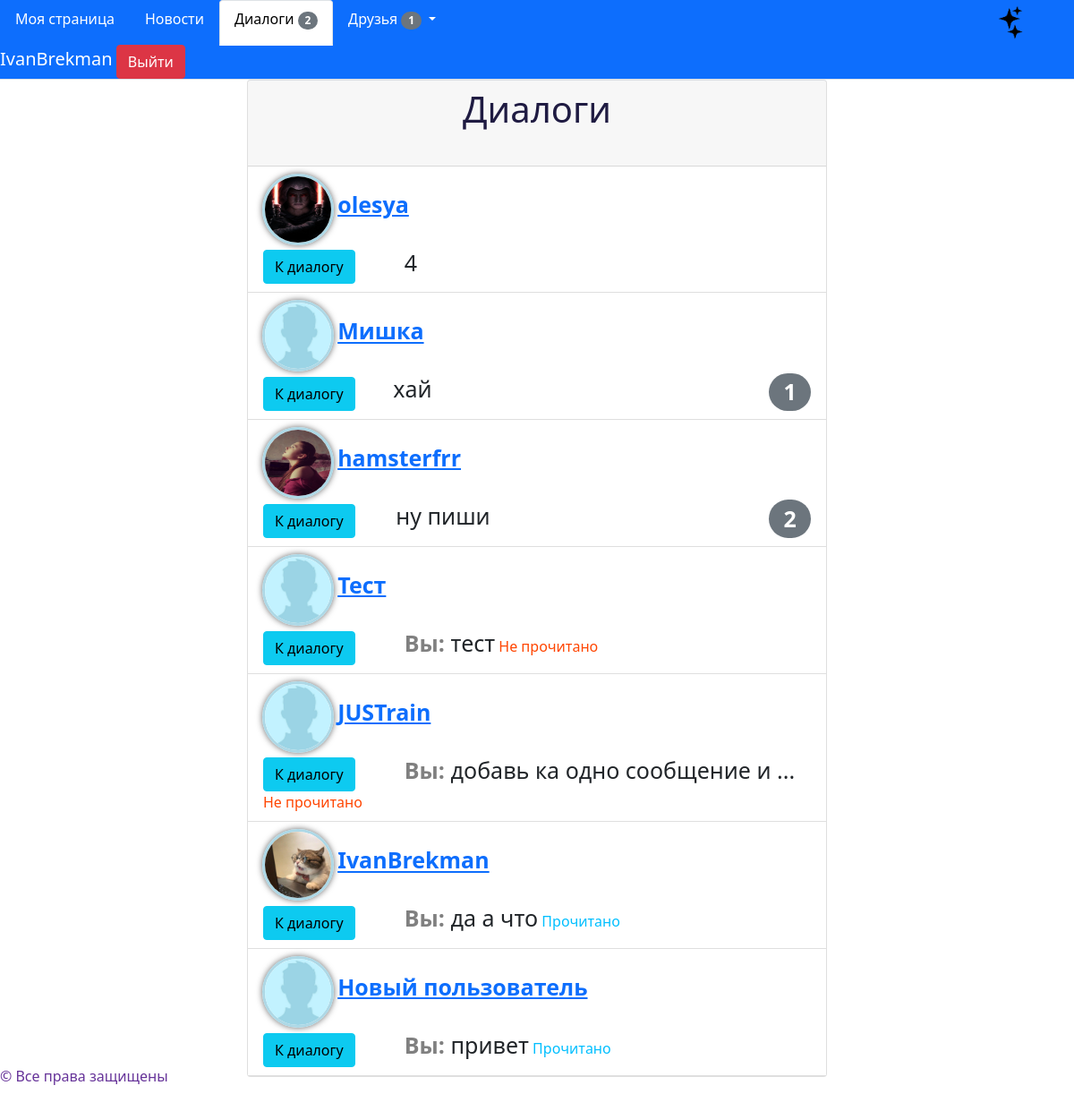
/dialogs/1 (signed in), run on the app's committed database.
### data/models/user.py (models this page shows, shortened)
class User(SqlAlchemyBase, UserMixin, SerializerMixin):
    __tablename__ = 'users'
    id = sqlalchemy.Column(sqlalchemy.Integer, primary_key=True, autoincrement=True)
    nickname = sqlalchemy.Column(sqlalchemy.String, nullable=False)
    email = sqlalchemy.Column(sqlalchemy.String, nullable=False, unique=True)
    img = sqlalchemy.Column(sqlalchemy.String, default='default')
    status = sqlalchemy.Column(sqlalchemy.String, default='Не указано')
    sex = sqlalchemy.Column(sqlalchemy.String, default='Не указано')
    education = sqlalchemy.Column(sqlalchemy.String, default='Не указано')
    marital_status = sqlalchemy.Column(sqlalchemy.String, default='Не указано')
    birthday = sqlalchemy.Column(sqlalchemy.DateTime, default=dt.datetime(1800, 1, 1))
    about_me = sqlalchemy.Column(sqlalchemy.String, default='Не указано')
    password = sqlalchemy.Column(sqlalchemy.String, nullable=False)
    create_date = sqlalchemy.Column(sqlalchemy.DateTime, default=dt.datetime.utcnow)
    last_seen = sqlalchemy.Column(sqlalchemy.DateTime, default=dt.datetime.utcnow)
    posts = orm.relation("Post", back_populates="user", order_by='desc(Post.create_date)',
                         lazy='subquery')
    rates = orm.relation("PostRate", back_populates="user", lazy='subquery')
    _subscribers = orm.relationship("FriendshipOffer", back_populates='user_to', lazy='dynamic',
                                    primaryjoin='User.id == FriendshipOffer.id_to')
    _offers = orm.relationship('FriendshipOffer', back_populates='user_from', lazy='dynamic',
                               primaryjoin='User.id == FriendshipOffer.id_from')
    _friends = orm.relationship('Friend', lazy='dynamic',
                                primaryjoin='or_(User.id == Friend.id1, User.id == Friend.id2)')
    _unanswered_ss = orm.relationship("FriendshipOffer", back_populates='user_to', lazy='subquery',
                                      primaryjoin='User.id == FriendshipOffer.id_to and not '
                                                  'FriendshipOffer.is_answered')
    dialogs = orm.relationship('Dialog', lazy='subquery',
                               primaryjoin='or_(User.id == Dialog.id1, User.id == Dialog.id2)')
    messages = orm.relationship('Message', back_populates='user_to', lazy='subquery',
                                primaryjoin='User.id == Message.id_to')
    notifications = orm.relationship('Notification', back_populates='user', lazy='dynamic')
    def unanswered_subscribers(self):
        return [offer for offer in self._unanswered_ss if not offer.is_answered]
    def unread_dialogs(self):
        dialogs = {}
        for mes in [message for message in self.messages if not message.is_read]:
            if dialogs.get(mes.id_from):
                dialogs.get(mes.id_from).append(mes)
            else:
                dialogs[mes.id_from] = [mes]
        return dialogs

### data/models/dialogs.py (models this page shows, shortened)
class Dialog(SqlAlchemyBase, SerializerMixin):
    __tablename__ = 'dialogs'
    id = sqlalchemy.Column(sqlalchemy.Integer, primary_key=True, autoincrement=True)
    id1 = sqlalchemy.Column(sqlalchemy.Integer, sqlalchemy.ForeignKey('users.id'))
    user1 = orm.relationship('User', foreign_keys=[id1], lazy='subquery')
    id2 = sqlalchemy.Column(sqlalchemy.Integer, sqlalchemy.ForeignKey('users.id'))
    user2 = orm.relationship('User', foreign_keys=[id2], lazy='subquery')
    messages = orm.relationship('Message', back_populates='dialog', order_by='Message.send_date',
                                lazy='dynamic')
    def unread_messages_amount(self, id_from):
        unw = filter(lambda message: message.id_from != id_from and not message.is_read,
                     self.messages)
        return sum(1 for _ in unw)

class Message(SqlAlchemyBase, SerializerMixin):
    __tablename__ = 'messages'
    id = sqlalchemy.Column(sqlalchemy.Integer, primary_key=True, autoincrement=True)
    dialog_id = sqlalchemy.Column(sqlalchemy.Integer, sqlalchemy.ForeignKey('dialogs.id'))
    dialog = orm.relationship('Dialog')
    id_from = sqlalchemy.Column(sqlalchemy.Integer, sqlalchemy.ForeignKey('users.id'))
    user_from = orm.relationship('User', foreign_keys=[id_from], lazy='subquery')
    id_to = sqlalchemy.Column(sqlalchemy.Integer, sqlalchemy.ForeignKey('users.id'))
    user_to = orm.relationship('User', foreign_keys=[id_to], lazy='subquery')
    content = sqlalchemy.Column(sqlalchemy.String, nullable=False)
    send_date = sqlalchemy.Column(sqlalchemy.DateTime, default=dt.datetime.utcnow)
    is_read = sqlalchemy.Column(sqlalchemy.Boolean, default=False)
    def get_abbreviated_message(self, length):
        if len(self.content) > length:
            return self.content[:length - 3] + '...'
        return self.content

### main.py (the view)
@app.route('/dialogs/<int:user_id>')
@login_required
def user_dialogs(user_id):
    session = db_session.create_session()
    user = get_user(session, user_id, check_auth=False)
    data = {dialog: dialog.messages[-1] for dialog in user.dialogs if list(dialog.messages)}
    data = {dialog: data[dialog] for dialog in
            sorted(data, key=lambda d: data[d].send_date, reverse=True)}
    return render_template('dialogs.html', title='Диалоги', data=data, sender=current_user)

### data/db_session.py (called while the page is built)
def create_session() -> Session:
    global __factory
    assert isinstance(__factory, orm.sessionmaker), f"Wrong type of __factory. Excepted " \
                                                    f"orm.sessionmaker, got {type(__factory)}"
    return __factory()

### main.py (called while the page is built)
def get_user(session, user_id, check_auth=True) -> User:
    user = session.query(User).get(user_id)
    if not user:
        raise ValueError(f'There are no users with id: {user_id}')
    if check_auth and current_user != user:
        raise ValueError(f'User with id {user_id} doesnt match to current_user, but current_page'
                         f' need this math')
    return user

@login_manager.user_loader
def load_user(user_id):
    session = db_session.create_session()
    return session.query(User).get(user_id)

@app.context_processor
def app_context():
    context = {'date': dt.utcnow, 'user_info': get_user_status_info}
    return context

@app.before_request
def before_request():
    if current_user.is_authenticated:
        session = db_session.create_session()
        user = session.query(User).get(current_user.id)
        user.last_seen = dt.utcnow()
        session.commit()

### templates/dialogs.html
{% extends 'base.html' %}
{% block links %}
    <link rel="stylesheet" type="text/css" href="{{ url_for('static', filename='css/posts_style.css') }}">
    <link rel="stylesheet" type="text/css" href="{{ url_for('static', filename='css/dialogs.css') }}">
{% endblock %}
{% block content %}
<div id="dialogs" class="card post-card">
    {% include '_dialogs_card.html' %}
</div>
{% endblock %}

### templates/base.html (shortened to what this page needs)
<!DOCTYPE html>
<html lang="en">
<head>
    <link rel="stylesheet"
          href="https://cdn.jsdelivr.net/npm/bootstrap@5.0.0-beta1/dist/css/bootstrap.min.css"
>
    <link rel="stylesheet" href="{{ url_for('static', filename='css/main.css') }}" type="text/css">
    <link rel="stylesheet" href="{{ url_for('static', filename='css/dark.css') }}" type="text/css">
    {% block links %}{% endblock %}
</head>
<body>
    <header>
        {% block navigation %}
        <div class="nav nav-tabs navbar-light bg-primary" id="nav-tab" role="tablist">
            <a class="nav-item nav-link" style="color: white" id="hom" href="{{ url_for('home_page', user_id=current_user.id) }}"      role="tab" aria-selected="true" >Моя страница</a>
            <a class="nav-item nav-link" style="color: white" id="ind" href="{{ url_for('index') }}"                                   role="tab" aria-selected="false">Новости</a>
            <a class="nav-item nav-link" style="color: white" id="dia" href="{{ url_for('user_dialogs', user_id=current_user.id) }}"   role="tab" aria-selected="false">
                Диалоги
                {% set unm = current_user.unread_dialogs()|length %}
                <span id="dialogs_count" class="badge rounded-pill bg-secondary" style="visibility: {% if unm %}visible{% else %}hidden{% endif %}">{{ unm }}</span>
            </a>
            <a class="nav-link dropdown-toggle" style="color: white" data-toggle="dropdown" href="#" role="button" aria-haspopup="true" aria-expanded="false">
                Друзья
                {% set uns = current_user.unanswered_subscribers()|length %}
                <span id="unanswered_subscribers_count1" class="badge rounded-pill bg-secondary" style="visibility: {% if uns %}visible{% else %}hidden{% endif %}">{{ uns }}</span>
            </a>
                    {% set uns = current_user.unanswered_subscribers()|length %}
            <img id="switchTheme" class="nav-item offset-md-6" src="{{ url_for('static', filename='img/star.png') }}" width="50px" height="50px" alt="Темная тема"/>
            <div class="nav-item">
                <span style="font-size: 20px; color: white">{{ current_user.nickname }}</span>
                <a class="btn btn-danger" href="{{ url_for('logout') }}" >Выйти</a>
            </div>
        </div>
        {% endblock %}
    </header>
    <main>
        {% set base = True %}
        {% block content %}{% endblock %}
    </main>
    <footer>
        <span style="color: rebeccapurple;">© Все права защищены</span>
    </footer>
</body>
</html>

### templates/_dialogs_card.html (shortened to what this page needs)
<div class="card-header">
    <h1>Диалоги</h1>
</div>
{% if data %}
<ul class="list-group list-group-flush">
    {% for dialog, last_message in data.items() %}
        {% if dialog.messages %}
            {% if dialog.user1 == sender %} {% set receiver = dialog.user2 %}
            {% else %}                      {% set receiver = dialog.user1 %}
            {% endif %}
            <li class="list-group-item">
                <img class="author-img round" src="{{ url_for('static', filename='img/users_img/' + receiver.img + '.jpg') }}" alt="Фотография собеседника">
                <a href="{{ url_for('home_page', user_id=receiver.id) }}" style="font-size: 25px"><b>{{ receiver.nickname }}</b></a><br>
                <table width="100%">
                {% if last_message.user_from == sender %}
                    <td>
                        <a href="{{ url_for('users_dialog', id_from=sender.id, id_to=receiver.id, _anchor='message_' + last_message.id|string) }}" class="btn btn-info">К диалогу</a>
                        <span style="font-size: 25px; color: gray" class="offset-md-1"><b>Вы: </b></span>
                        <span style="font-size: 25px">{{ last_message.get_abbreviated_message(30) }}</span>
                        {% if not last_message.is_read %}
                            <span id="{{ sender.id }}_{{ receiver.id }}_dialog" style="color: orangered">Не прочитано</span>
                        {% else %}
                            <span id="{{ sender.id }}_{{ receiver.id }}_dialog" style="color: deepskyblue">Прочитано</span>
                        {% endif %}
                    </td>
                {% else %}
                    <td>
                        <a href="{{ url_for('users_dialog', id_from=sender.id, id_to=receiver.id, _anchor='message_' + last_message.id|string) }}" class="btn btn-info">К диалогу</a>
                        <span style="font-size: 25px" class="offset-md-1">{{ last_message.get_abbreviated_message(50) }}</span>
                        {% set unw_mes = dialog.unread_messages_amount(sender.id) %}
                    </td>
                    {% if unw_mes != 0 %}
                    <td style="text-align: right">
                        <span class="badge rounded-pill bg-secondary" style="font-size: 25px">{{ unw_mes }}</span>
                    </td> {% endif %}
                {% endif %}
                </table>
            </li>
        {% endif %}
    {% endfor %}
</ul>
{% else %}
    <div class="none">
        <h1>У вас еще нет ни с кем диалога</h1>
        <img src="{{ url_for('static', filename='img/cat.png') }}" alt="Грустный котик"/>
    </div>
{% endif %}

### static/css/main.css (style rules this page uses)
h1 { text-align: center; margin-bottom: 5%; }
footer { position: fixed; top: 95%; }

### static/css/dark.css (style rules this page uses)
#switchTheme { display: inline-block; position: relative; }

### static/css/posts_style.css (style rules this page uses)
.post-card { margin-left: 23%; margin-bottom: 50px; width: 54%; }
.round { border-radius: 50px; border: 3px solid lightblue; box-shadow: 0 0 7px #666; }
img.author-img { width: 100px; height: 100px; }

### static/css/dialogs.css (style rules this page uses)
img.author-img { width: 80px; height: 80px; }
.round { border-radius: 40px; border: 3px solid lightblue; box-shadow: 0 0 7px #666; }
li { list-style-type: none; width: 100%; height: 100%; }

### data on the page
User: nickname "IvanBrekman"
Dialog: img (picture), get_abbreviated_message "4"
User: nickname "olesya"
Dialog: img (placeholder picture), get_abbreviated_message "хай", id1 "1"
User: nickname "Мишка"
Dialog: img (picture), get_abbreviated_message "ну пиши", unw_mes "2"
User: nickname "hamsterfrr"
Dialog: img (placeholder picture), get_abbreviated_message "тест"
User: nickname "Тест"
Dialog: img (placeholder picture), get_abbreviated_message "добавь ка одно сообщение и ..."
User: nickname "JUSTrain"
Dialog: img (picture), get_abbreviated_message "да а что"
Dialog: img (placeholder picture), get_abbreviated_message "привет"
User: nickname "Новый пользователь"

### other printed values
{{ unm }} "2"
{{ uns }} "1"
